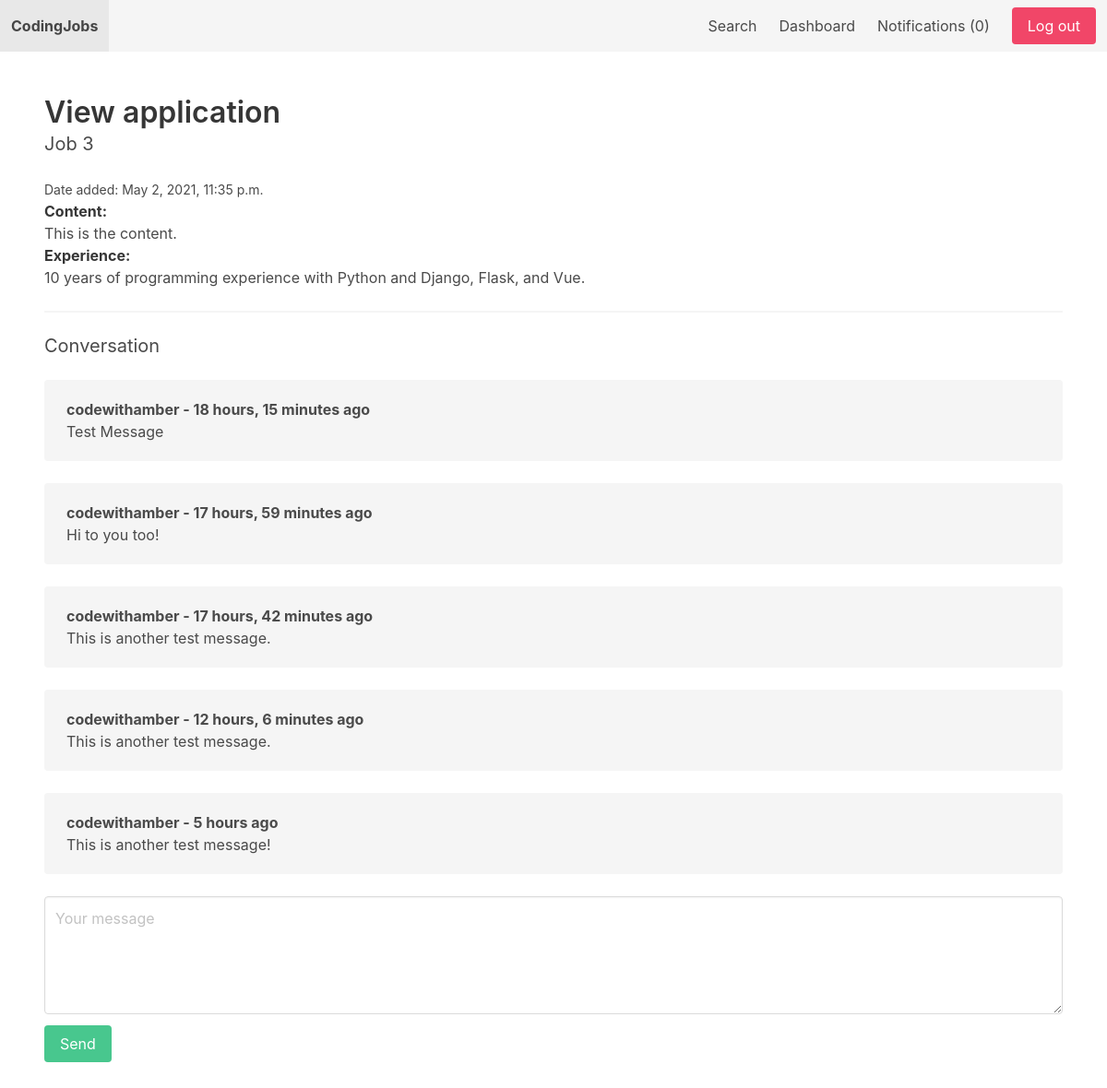
/dashboard/application/2/ (signed in), run on the app's committed database.
### apps/job/models.py (models this page shows, shortened)
class Application(models.Model):
    job = models.ForeignKey(Job, related_name='applications', on_delete=models.CASCADE)
    content = models.TextField()
    experience = models.TextField()
    created_by = models.ForeignKey(User, related_name='applications', on_delete=models.CASCADE)
    created_at = models.DateTimeField(auto_now_add=True)

class Job(models.Model):
    SIZE_1_9 = 'size_1-9'
    SIZE_10_49 = 'size_10-49'
    SIZE_50_99 = 'size_50-99'
    SIZE_100 = 'size_100'
    CHOICES_SIZE = (
        (SIZE_1_9, '1-9'),
        (SIZE_10_49, '10-49'),
        (SIZE_50_99, '50-99'),
        (SIZE_100, '100+'),
    )
    ACTIVE = 'active'
    EMPLOYED = 'employed'
    ARCHIVED = 'archived'
    CHOICES_STATUS = (
        (ACTIVE, 'Active'),
        (EMPLOYED, 'Employed'),
        (ARCHIVED, 'Archived')
    )
    title = models.CharField(max_length=255)
    short_description = models.TextField()
    long_description = models.TextField(blank=True, null=True)
    company_name = models.CharField(max_length=255)
    company_address = models.CharField(max_length=255, blank=True, null=True)
    company_zipcode = models.CharField(max_length=255, blank=True, null=True)
    company_place = models.CharField(max_length=255, blank=True, null=True)
    company_country = models.CharField(max_length=255, blank=True, null=True)
    company_size = models.CharField(max_length=20, choices=CHOICES_SIZE, default=SIZE_1_9)
    created_by = models.ForeignKey(
        User, related_name='jobs', on_delete=models.CASCADE)
    created_at = models.DateTimeField(auto_now_add=True)
    changed_at = models.DateTimeField(auto_now=True)
    status = models.CharField(max_length=20, choices=CHOICES_STATUS, default=ACTIVE)

### apps/userprofile/models.py (models this page shows)
class ConversationMessage(models.Model):
    application = models.ForeignKey(Application, related_name='conversationmessages', on_delete=models.CASCADE)
    content = models.TextField()
    created_by = models.ForeignKey(User, related_name='conversationmessages', on_delete=models.CASCADE)
    created_at = models.DateTimeField(auto_now_add=True)
    class Meta:
        ordering = ['created_at']

### apps/userprofile/views.py (the view, shortened to what this page needs)
# urls.py: path('application/<int:application_id>/', view_application, name='view_application'),
@login_required
def view_application(request, application_id):
    if request.user.userprofile.is_employer:
        application = get_object_or_404(Application, pk=application_id, job__created_by=request.user)
    else:
        application = get_object_or_404(Application, pk=application_id, created_by=request.user)
    return render(request, 'userprofile/view_application.html', {'application': application})

### apps/notification/context_processors.py (called while the page is built)
def notifications(request):
    if request.user.is_authenticated:
        return {'notifications': request.user.notifications.filter(is_read=False)}
    else:
        return {'notifications': []}

### apps/userprofile/templates/userprofile/view_application.html (shortened to what this page needs)
{% extends 'core/base.html' %}
{% block content %}
    <h1 class="title">View application</h1>
    <h2 class="subtitle">{{ application.job.title }}</h2>
    <small>Date added: {{ application.created_at }}</small>
    <p><strong>Content: </strong><br> {{ application.content }}</p>
    <p><strong>Experience:</strong><br> {{ application.experience }}</p>
    <hr>
    <h2 class="subtitle">Conversation</h2>
    {% for message in application.conversationmessages.all %}
        <div class="notification">
            <b>{{ message.created_by.username }} - {{ message.created_at|timesince }} ago</b><br>
            {{ message.content }}
        </div>
    {% empty %}
        <p>No messages yet...</p>
        <hr>
    {% endfor %}
    <form method="post" action=".">
        <div class="field">
            <div class="control">
                <textarea class="textarea" placeholder="Your message" name="content" id="id_content"></textarea>
            </div>
        </div>
        <div class="field">
            <div class="control">
                <button class="button is-success">Send</button>
            </div>
        </div>
    </form>
{% endblock %}

### apps/core/templates/core/base.html (shortened to what this page needs)
<!DOCTYPE html>
<html lang="en">
<head>
    <link rel="stylesheet" href="https://cdn.jsdelivr.net/npm/bulma@0.9.0/css/bulma.min.css">
</head>
<body>
    <nav class="navbar is-light">
        <div class="navbar-brand">
            <a href="{% url 'frontpage' %}" class="navbar-item"><strong>CodingJobs</strong></a>
        </div>
        <div class="navbar-menu">
            <div class="navbar-end">
                <a href="{% url 'search' %}" class="navbar-item">Search</a>
                {% if request.user.is_authenticated %}
                    <a href="{% url 'dashboard' %}" class="navbar-item">Dashboard</a>
                    <a href="{% url 'notifications'%}" class="navbar-item">Notifications ({{ notifications.count }})</a>
                {% endif %}
                <div class="navbar-item">
                    <div class="buttons">
                        {% if request.user.is_authenticated %}
                            <a href="{% url 'logout' %}" class="button is-danger">Log out</a>
                        {% else %}
                            <a href="{% url 'signup' %}" class="button is-success"><strong>Sign up</strong></a>
                            <a href="{% url 'login' %}" class="button is-success"><strong>Log in</strong></a>
                        {% endif %}
                    </div>
                </div>
            </div>
        </div>
    </nav>
    <section class="section">
        {% block content %}
        {% endblock %}
    </section>
</body>
</html>

### data on the page
Application: job "Job 3", created_at "May 2, 2021, 11:35 p.m.", content "This is the content.", experience "10 years of programming experience with Python and Django, Flask, and Vue."
ConversationMessage: created_by.username "codewithamber", created_at "18 hours, 15 minutes", content "Test Message"
ConversationMessage: created_by.username "codewithamber", created_at "17 hours, 59 minutes", content "Hi to you too!"
ConversationMessage: created_by.username "codewithamber", created_at "17 hours, 42 minutes", content "This is another test message."
ConversationMessage: created_by.username "codewithamber", created_at "12 hours, 6 minutes", content "This is another test message."
ConversationMessage: created_by.username "codewithamber", created_at "5 hours", content "This is another test message!"

### other printed values
{{ notifications.count }} "0"
